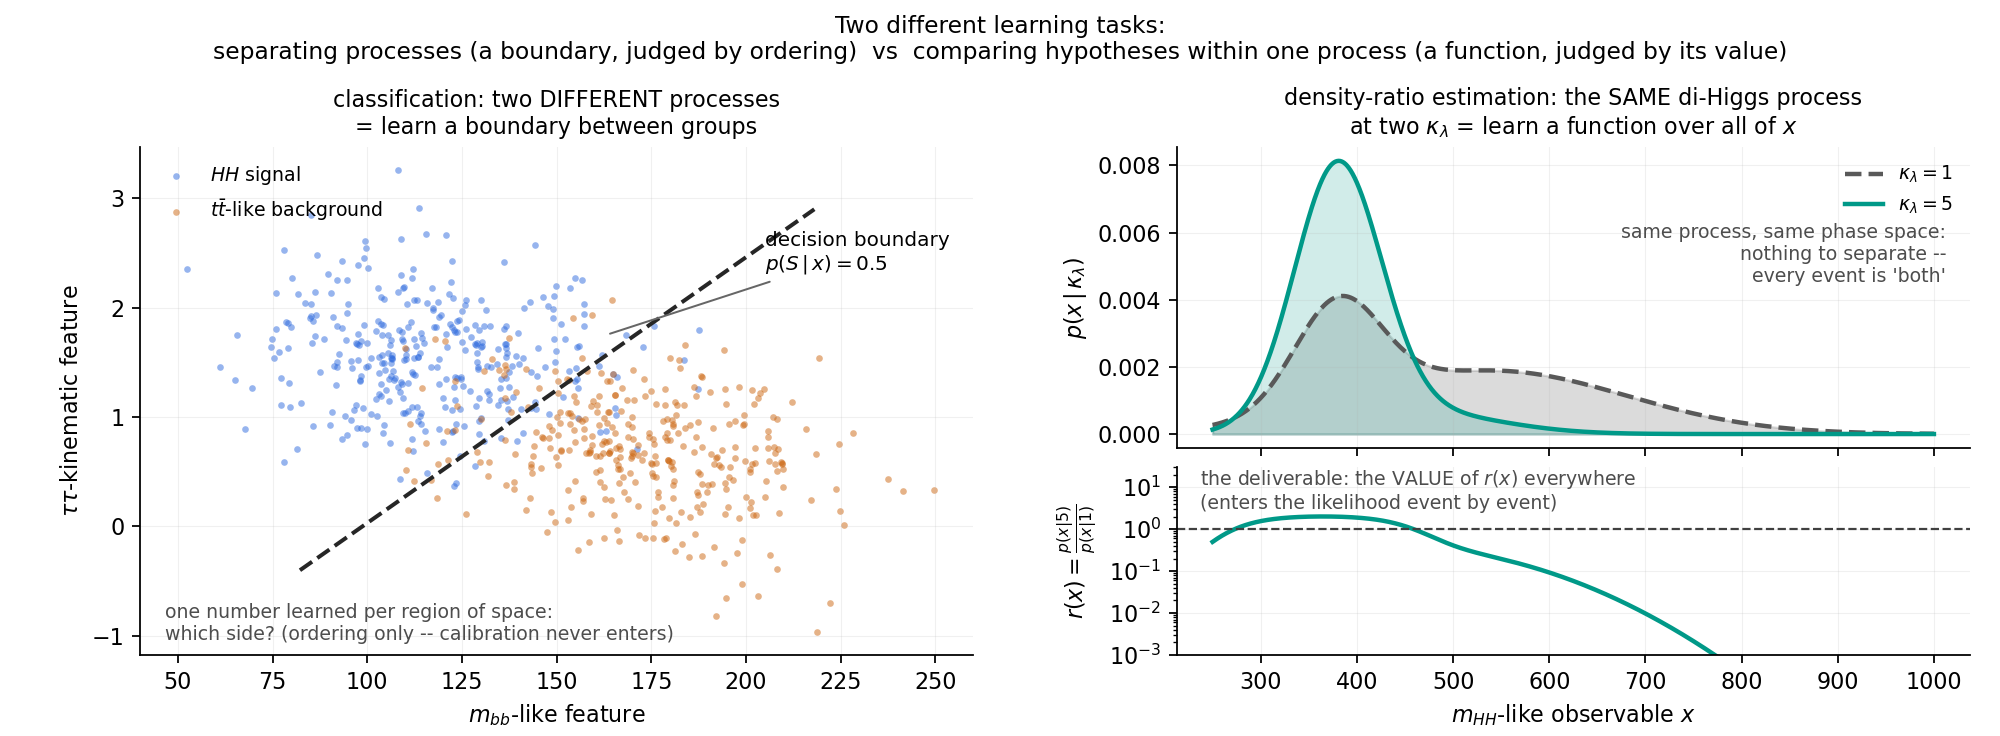

The script that saved this image:
"""Demonstration: classification and density-ratio estimation are different TASKS.

Left: two DIFFERENT processes (HH signal vs ttbar-like background) in a feature plane -
classification learns one decision boundary; only which side an event falls on (the
ordering) matters, and the score's calibration is irrelevant for ranking.

Right: the SAME di-Higgs process at two kappa_lambda values - the two densities occupy
the same phase space (nothing to separate, AUC ~ 0.7 at best); the deliverable is the
VALUE of r(x) = p(x|kl')/p(x|kl) at every x, a calibrated function over the full
support that enters the likelihood event by event.

  python docs/teaching/boundary_vs_ratio_toy.py   -> boundary_vs_ratio_toy.png
"""
import numpy as np
import matplotlib
matplotlib.use("Agg")
import matplotlib.pyplot as plt

rng = np.random.default_rng(11)

# ---- left: two processes in a 2-feature plane + the optimal boundary ----
MU_S, COV_S = [118.0, 1.55], [[620.0, -2.0], [-2.0, 0.22]]   # equal covariances ->
MU_B, COV_B = [172.0, 0.70], [[620.0, -2.0], [-2.0, 0.22]]   # the boundary is one line
xs = rng.multivariate_normal(MU_S, COV_S, 350)
xb = rng.multivariate_normal(MU_B, COV_B, 350)


def _gauss2(g, mu, cov):
    d = g - np.asarray(mu)
    ic = np.linalg.inv(cov)
    return np.exp(-0.5 * np.einsum("...i,ij,...j->...", d, ic, d)) / np.sqrt(np.linalg.det(cov))


# ---- right: one process, two kappa_lambda lineshapes + the ratio function ----
X = np.linspace(250.0, 1000.0, 2000)
PARS = {1.0: (0.35, 540.0, 140.0), 5.0: (0.88, 470.0, 80.0)}   # (bump weight, tail mu, sigma)


def lineshape(kl):
    w, mu_t, sig_t = PARS[kl]
    bump = np.exp(-0.5 * ((X - 380.0) / 45.0) ** 2)
    tail = np.exp(-0.5 * ((X - mu_t) / sig_t) ** 2)
    p = w * bump / bump.sum() + (1 - w) * tail / tail.sum()
    return p / np.trapezoid(p, X)


fig = plt.figure(figsize=(12.5, 4.6))
gs = fig.add_gridspec(2, 2, width_ratios=[1.05, 1], height_ratios=[1.6, 1],
                      hspace=0.08, wspace=0.25)
axA = fig.add_subplot(gs[:, 0])
axB = fig.add_subplot(gs[0, 1])
axC = fig.add_subplot(gs[1, 1], sharex=axB)

axA.scatter(*xs.T, s=9, alpha=0.5, color="#2F6BDE", label=r"$HH$ signal", lw=0)
axA.scatter(*xb.T, s=9, alpha=0.5, color="#CC6611", label=r"$t\bar t$-like background", lw=0)
g1, g2 = np.meshgrid(np.linspace(40, 260, 300), np.linspace(-0.4, 2.9, 300))
G = np.stack([g1, g2], axis=-1)
axA.contour(g1, g2, _gauss2(G, MU_S, COV_S) / _gauss2(G, MU_B, COV_B), levels=[1.0],
            colors="0.15", linestyles="--", linewidths=1.8)
axA.annotate("decision boundary\n$p(S\\,|\\,x)=0.5$", xy=(163, 1.75), xytext=(205, 2.35),
             fontsize=9, arrowprops=dict(arrowstyle="-", color="0.4", lw=0.9))
axA.text(0.03, 0.03, "one number learned per region of space:\nwhich side? "
         "(ordering only -- calibration never enters)", transform=axA.transAxes, fontsize=8.5,
         color="0.3")
axA.set_xlabel(r"$m_{bb}$-like feature"); axA.set_ylabel(r"$\tau\tau$-kinematic feature")
axA.set_title("classification: two DIFFERENT processes\n= learn a boundary between groups",
              fontsize=10)
axA.legend(fontsize=8.5, frameon=False, loc="upper left")

p1, p5 = lineshape(1.0), lineshape(5.0)
axB.fill_between(X, p1, color="0.45", alpha=0.25)
axB.plot(X, p1, color="0.35", lw=2.0, ls="--", label=r"$\kappa_\lambda=1$")
axB.fill_between(X, p5, color="#009988", alpha=0.18)
axB.plot(X, p5, color="#009988", lw=2.0, label=r"$\kappa_\lambda=5$")
axB.text(0.97, 0.55, "same process, same phase space:\nnothing to separate --\n"
         "every event is 'both'", transform=axB.transAxes, fontsize=8.5, color="0.3",
         ha="right")
axB.set_ylabel(r"$p(x\,|\,\kappa_\lambda)$")
axB.set_title("density-ratio estimation: the SAME di-Higgs process\nat two "
              r"$\kappa_\lambda$ = learn a function over all of $x$", fontsize=10)
axB.legend(fontsize=8.5, frameon=False, loc="upper right")
plt.setp(axB.get_xticklabels(), visible=False)

axC.plot(X, p5 / p1, color="#009988", lw=2.0)
axC.axhline(1.0, color="0.25", lw=1, ls="--")
axC.set_yscale("log"); axC.set_ylim(1e-3, 30)
axC.set_xlabel(r"$m_{HH}$-like observable $x$")
axC.set_ylabel(r"$r(x)=\frac{p(x|5)}{p(x|1)}$")
axC.text(0.03, 0.78, "the deliverable: the VALUE of $r(x)$ everywhere\n"
         "(enters the likelihood event by event)", transform=axC.transAxes, fontsize=8.5,
         color="0.3")

for ax in (axA, axB, axC):
    ax.grid(True, alpha=0.18, lw=0.5)
    ax.spines[["top", "right"]].set_visible(False)
fig.suptitle("Two different learning tasks:\nseparating processes (a boundary, judged by "
             "ordering)  vs  comparing hypotheses within one process (a function, judged "
             "by its value)", fontsize=10.5)
fig.subplots_adjust(top=0.80, bottom=0.11, left=0.07, right=0.985)
out = __file__.replace(".py", ".png")
fig.savefig(out, dpi=160)
print("wrote", out)
